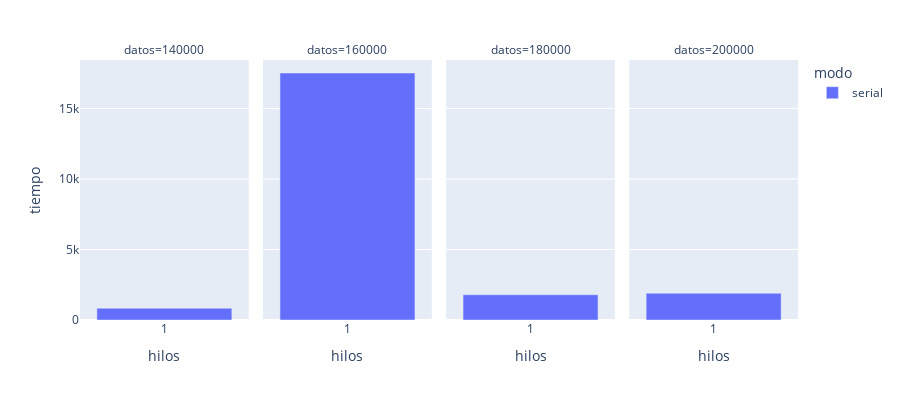

Here is the notebook cell this chart was saved with:
### Code cell
fig = px.bar(df_2, x="hilos", y="tiempo",
             color='modo', barmode='group',
             facet_col="datos",
             height=400)
fig.update_layout(xaxis={'categoryorder':'array', 'categoryarray':['1','8','16','32']})
fig.show()

### Figure 1 — Plotly figure (JSON) as saved in the notebook; plotly's stock layout.template omitted (floating-point values rounded to 4 significant figures)
{"data": [{"alignmentgroup": "True", "hovertemplate": "modo=serial<br>datos=140000<br>hilos=%{x}<br>tiempo=%{y}<extra></extra>", "legendgroup": "serial", "marker": {"color": "#636efa", "pattern": {"shape": ""}}, "name": "serial", "offsetgroup": "serial", "orientation": "v", "showlegend": true, "textposition": "auto", "type": "bar", "x": ["1"], "xaxis": "x", "y": [835.2], "yaxis": "y"}, {"alignmentgroup": "True", "hovertemplate": "modo=serial<br>datos=160000<br>hilos=%{x}<br>tiempo=%{y}<extra></extra>", "legendgroup": "serial", "marker": {"color": "#636efa", "pattern": {"shape": ""}}, "name": "serial", "offsetgroup": "serial", "orientation": "v", "showlegend": false, "textposition": "auto", "type": "bar", "x": ["1"], "xaxis": "x2", "y": [17520.0], "yaxis": "y2"}, {"alignmentgroup": "True", "hovertemplate": "modo=serial<br>datos=180000<br>hilos=%{x}<br>tiempo=%{y}<extra></extra>", "legendgroup": "serial", "marker": {"color": "#636efa", "pattern": {"shape": ""}}, "name": "serial", "offsetgroup": "serial", "orientation": "v", "showlegend": false, "textposition": "auto", "type": "bar", "x": ["1"], "xaxis": "x3", "y": [1792.0], "yaxis": "y3"}, {"alignmentgroup": "True", "hovertemplate": "modo=serial<br>datos=200000<br>hilos=%{x}<br>tiempo=%{y}<extra></extra>", "legendgroup": "serial", "marker": {"color": "#636efa", "pattern": {"shape": ""}}, "name": "serial", "offsetgroup": "serial", "orientation": "v", "showlegend": false, "textposition": "auto", "type": "bar", "x": ["1"], "xaxis": "x4", "y": [1898.0], "yaxis": "y4"}], "layout": {"annotations": [{"font": {}, "showarrow": false, "text": "datos=140000", "x": 0.1175, "xanchor": "center", "xref": "paper", "y": 1, "yanchor": "bottom", "yref": "paper"}, {"font": {}, "showarrow": false, "text": "datos=160000", "x": 0.3725, "xanchor": "center", "xref": "paper", "y": 1, "yanchor": "bottom", "yref": "paper"}, {"font": {}, "showarrow": false, "text": "datos=180000", "x": 0.6275, "xanchor": "center", "xref": "paper", "y": 1, "yanchor": "bottom", "yref": "paper"}, {"font": {}, "showarrow": false, "text": "datos=200000", "x": 0.8825, "xanchor": "center", "xref": "paper", "y": 1, "yanchor": "bottom", "yref": "paper"}], "barmode": "group", "height": 400, "legend": {"title": {"text": "modo"}, "tracegroupgap": 0}, "margin": {"t": 60}, "xaxis": {"anchor": "y", "categoryarray": ["1", "8", "16", "32"], "categoryorder": "array", "domain": [0, 0.235], "title": {"text": "hilos"}}, "xaxis2": {"anchor": "y2", "domain": [0.255, 0.49], "matches": "x", "title": {"text": "hilos"}}, "xaxis3": {"anchor": "y3", "domain": [0.51, 0.745], "matches": "x", "title": {"text": "hilos"}}, "xaxis4": {"anchor": "y4", "domain": [0.765, 1.0], "matches": "x", "title": {"text": "hilos"}}, "yaxis": {"anchor": "x", "domain": [0, 1], "title": {"text": "tiempo"}}, "yaxis2": {"anchor": "x2", "domain": [0, 1], "matches": "y", "showticklabels": false}, "yaxis3": {"anchor": "x3", "domain": [0, 1], "matches": "y", "showticklabels": false}, "yaxis4": {"anchor": "x4", "domain": [0, 1], "matches": "y", "showticklabels": false}}}
